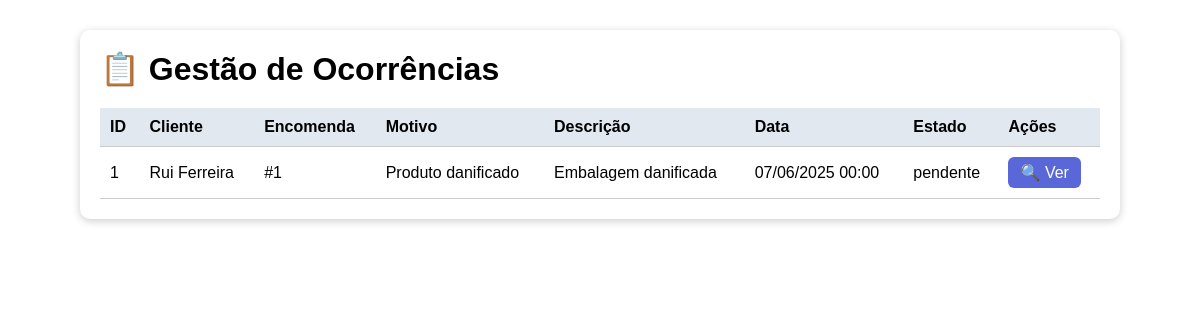
The app's page /Gocorrencias.php with its own data.
### tables this page shows
CREATE TABLE `ocorrencia` (
  `id_ocorrencia` int(11) NOT NULL,
  `id_encomenda` int(11) NOT NULL,
  `data_registo` date NOT NULL,
  `data_resolucao` date DEFAULT NULL,
  `descricao` text DEFAULT NULL,
  `registado_por` varchar(100) DEFAULT NULL,
  `resolvido_por` varchar(100) DEFAULT NULL,
  `motivo` varchar(255) DEFAULT NULL,
  `estado` varchar(20) DEFAULT NULL,
  `criado_por` varchar(100) NOT NULL,
  `data_criacao` datetime DEFAULT current_timestamp(),
  `modificado_por` varchar(100) DEFAULT NULL,
  `data_modificacao` datetime DEFAULT NULL,
  `estado_registo` varchar(10) DEFAULT 'ativo'
);

CREATE TABLE `cliente` (
  `id_cliente` int(11) NOT NULL,
  `nome` varchar(100) NOT NULL,
  `email` varchar(100) NOT NULL,
  `senha` varchar(255) NOT NULL,
  `nif` varchar(15) DEFAULT NULL,
  `morada` varchar(255) DEFAULT NULL,
  `genero` varchar(20) DEFAULT NULL,
  `criado_por` varchar(100) NOT NULL,
  `data_criacao` datetime DEFAULT current_timestamp(),
  `modificado_por` varchar(100) DEFAULT NULL,
  `data_modificacao` datetime DEFAULT NULL,
  `estado_registo` varchar(10) DEFAULT 'ativo'
);

### Gocorrencias.php (the view, shortened to what this page needs)
<?php
require_once 'db.php';
$sql = "SELECT o.id_ocorrencia, o.id_encomenda, o.motivo, o.descricao, o.data_registo, o.estado,
               c.nome AS cliente_nome
        FROM ocorrencia o
        JOIN encomenda_cliente ec ON o.id_encomenda = ec.id_encomenda
        JOIN cliente c ON ec.id_cliente = c.id_cliente
        ORDER BY o.data_registo DESC";
$result = $conn->query($sql);
?>
<!DOCTYPE html>
<html lang="pt">
<head>
</head>
<body>
<div class="container">
    <h1>📋 Gestão de Ocorrências</h1>
    <?php if ($result->num_rows === 0): ?>
        <p>Não existem ocorrências registadas.</p>
    <?php else: ?>
        <table>
            <thead>
                <tr>
                    <th>ID</th>
                    <th>Cliente</th>
                    <th>Encomenda</th>
                    <th>Motivo</th>
                    <th>Descrição</th>
                    <th>Data</th>
                    <th>Estado</th>
                    <th>Ações</th>
                </tr>
            </thead>
            <tbody>
                <?php while ($row = $result->fetch_assoc()): ?>
                    <tr>
                        <td><?= htmlspecialchars($row['id_ocorrencia']) ?></td>
                        <td><?= htmlspecialchars($row['cliente_nome']) ?></td>
                        <td>#<?= htmlspecialchars($row['id_encomenda']) ?></td>
                        <td><?= htmlspecialchars($row['motivo']) ?></td>
                        <td><?= htmlspecialchars($row['descricao']) ?></td>
                        <td><?= date('d/m/Y H:i', strtotime($row['data_registo'])) ?></td>
                        <td><?= htmlspecialchars($row['estado']) ?></td>
                        <td><a class="btn" href="justificacoes.php?id=<?= $row['id_ocorrencia'] ?>">🔍 Ver</a></td>
                    </tr>
                <?php endwhile; ?>
            </tbody>
        </table>
    <?php endif; ?>
</div>
</body>
</html>

### Gocorrencias.php (style rules this page uses)
body { font-family: Arial, sans-serif; background-image: url('imagens/ocorrencia.jpg'); background-size: cover; background-position: center; background-repeat: no-repeat; background-attachment: fixed; padding: 30px; margin: 0; min-height: 100vh; }
.container { max-width: 1000px; margin: auto; background: white; padding: 20px; border-radius: 10px; box-shadow: 0 2px 8px rgba(0,0,0,0.2); }
table { width: 100%; border-collapse: collapse; }
th, td { padding: 10px; text-align: left; border-bottom: 1px solid #ccc; }
th { background-color: #e2e8f0; }
.btn { background-color: #5a67d8; color: white; padding: 6px 12px; border-radius: 6px; text-decoration: none; display: inline-block; }
h1 { margin-top: 0; margin-bottom: 20px; }

### records on screen
ocorrencia: id_ocorrencia "1", cliente.nome "Rui Ferreira", id_encomenda "1", motivo "Produto danificado", descricao "Embalagem danificada", data_registo "07/06/2025 00:00", estado "pendente"
